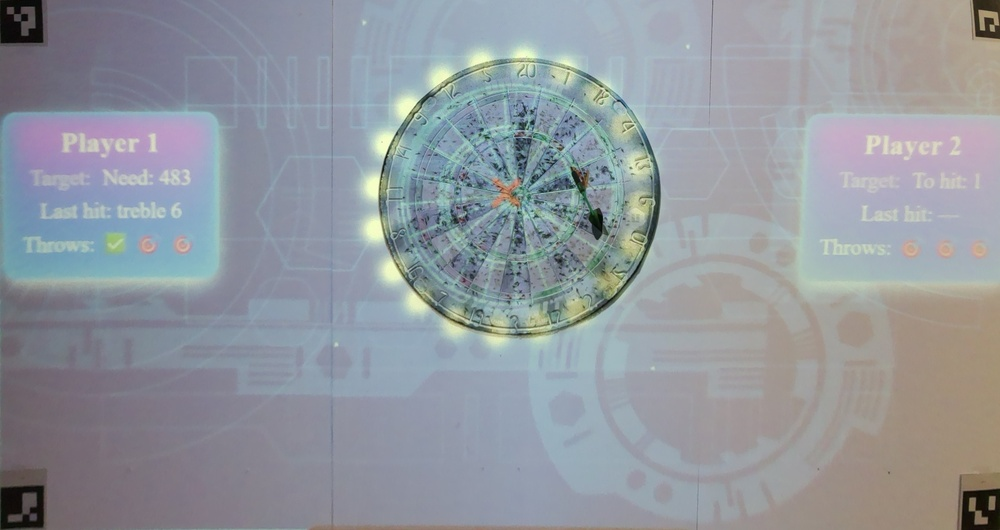
#> input picture warped_board.jpg, 1000 x 530 px, shrunk from 1600 x 848 before the run
$ python scoring_overlay.py
#> lines starting #> are read from the running program, lines starting #| are printed output that depends on the picture; after the words box and inside, x2 and y2 are one past the last pixel; in counts of white or black regions, pixels touching at a corner belong together
import cv2
import numpy as np
import math

rotation_offset_deg = -7  # CCW correction

# Load warped image and bullseye origin
img = cv2.imread("warped_board.jpg")
#> img is the input picture: shape (530, 1000, 3); mean B, G, R 158.3, 151.5, 146.4
origin = np.load("bullseye_origin.npy")
#> (reads bullseye_origin.npy from the repository)
cx, cy = int(origin[0]), int(origin[1])

# Scoring ring radii (pixels) — these are estimates, adjust as needed
inner_bull = 10
outer_bull = 30
treble_inner = 100
treble_outer = 110
double_inner = 160
double_outer = 170

# Draw concentric rings
rings = [inner_bull, outer_bull, treble_inner, treble_outer, double_inner, double_outer]
for r in rings:
    cv2.circle(img, (cx, cy), r, (0, 255, 0), 1)
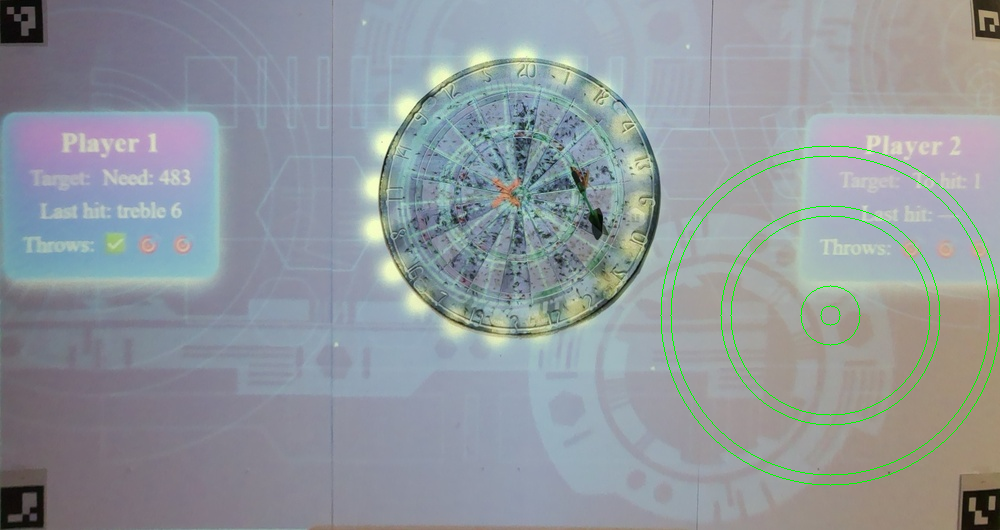
#> img: shape (530, 1000, 3); 0.62% of pixels changed, all inside (x1, y1, x2, y2) = (660, 145, 1000, 486)

# Draw 20 sector lines (every 18°)
for i in range(20):
    angle_deg = i * 18 + rotation_offset_deg
    angle_rad = math.radians(angle_deg)
    x = int(cx + double_outer * math.cos(angle_rad))
    y = int(cy + double_outer * math.sin(angle_rad))
    cv2.line(img, (cx, cy), (x, y), (255, 0, 0), 1)
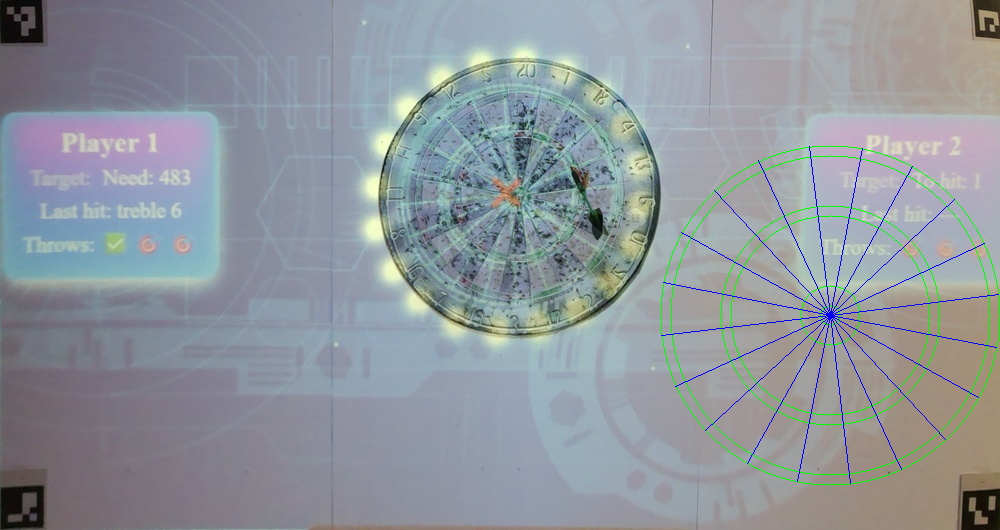
#> img: shape (530, 1000, 3); 0.57% of pixels changed, all inside (x1, y1, x2, y2) = (661, 146, 999, 484)

# Save overlay
cv2.imwrite("scoring_grid.jpg", img)
print("✅ Saved scoring grid to scoring_grid.jpg")
